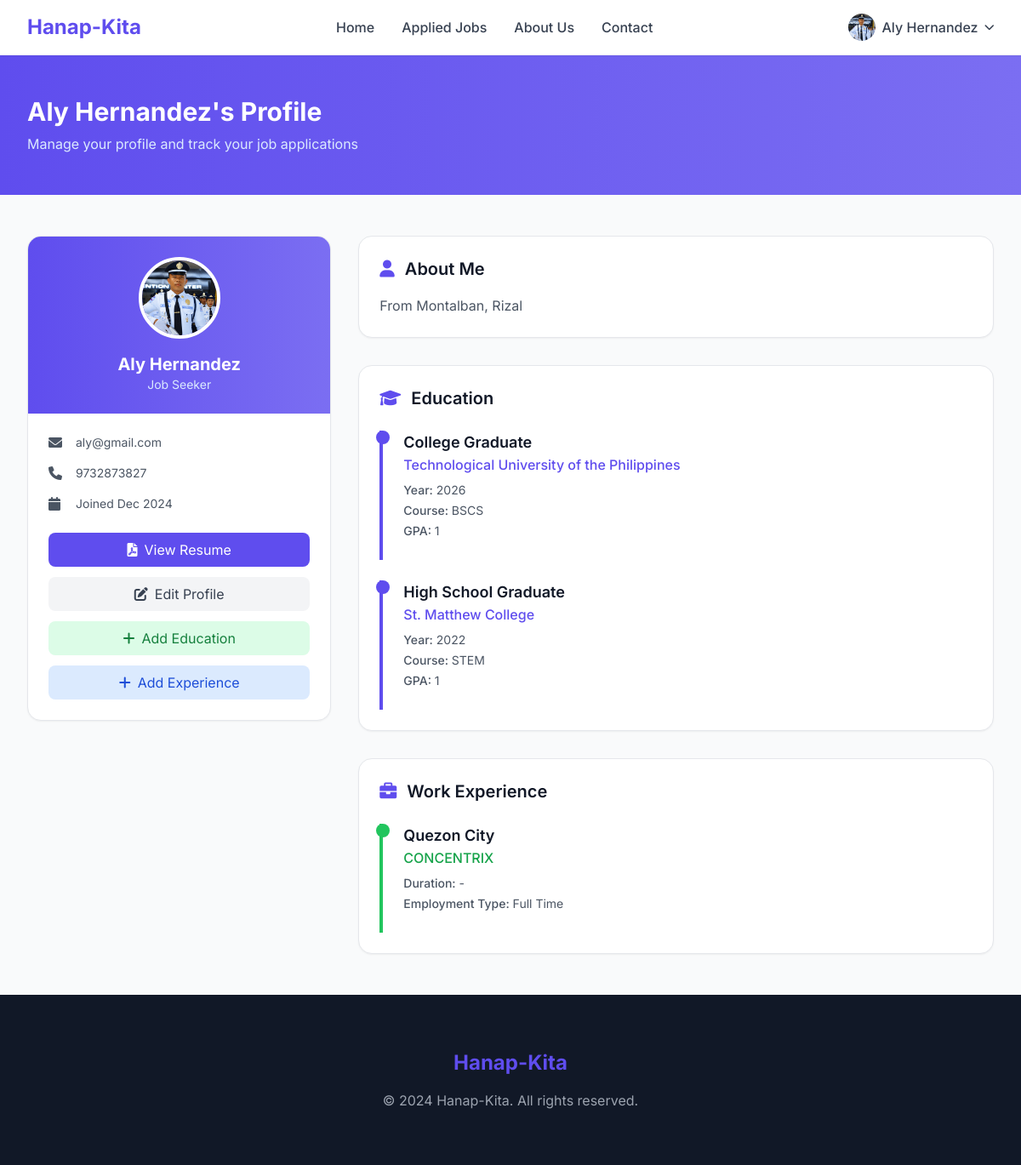
Page /hanapkita/my-profile.php (signed in) on the committed database.
### tables this page shows
CREATE TABLE `tbljobseekers` (
  `id` int(11) NOT NULL,
  `FullName` varchar(150) DEFAULT NULL,
  `EmailId` varchar(150) DEFAULT NULL,
  `ContactNumber` bigint(15) DEFAULT NULL,
  `Password` varchar(150) DEFAULT NULL,
  `Resume` varchar(150) DEFAULT NULL,
  `AboutMe` mediumtext DEFAULT NULL,
  `ProfilePic` varchar(200) DEFAULT NULL,
  `Skills` varchar(200) DEFAULT NULL,
  `RegDate` timestamp NULL DEFAULT current_timestamp(),
  `LastUpdationDate` timestamp NULL DEFAULT NULL ON UPDATE current_timestamp(),
  `IsActive` int(1) DEFAULT NULL
);

CREATE TABLE `tbleducation` (
  `ID` int(10) NOT NULL,
  `UserID` int(5) DEFAULT NULL,
  `Qualification` varchar(200) DEFAULT NULL,
  `ClgorschName` varchar(200) DEFAULT NULL,
  `PassingYear` varchar(200) DEFAULT NULL,
  `Stream` varchar(200) DEFAULT NULL,
  `CGPA` decimal(2,0) DEFAULT NULL,
  `Percentage` decimal(4,0) DEFAULT NULL,
  `CreationDate` timestamp NULL DEFAULT current_timestamp()
);

CREATE TABLE `tblexperience` (
  `ID` int(10) NOT NULL,
  `UserID` int(10) DEFAULT NULL,
  `EmployerName` varchar(200) DEFAULT NULL,
  `EmployementType` varchar(200) DEFAULT NULL,
  `Designation` varchar(200) DEFAULT NULL,
  `Ctc` decimal(10,0) DEFAULT NULL,
  `FromDate` varchar(200) DEFAULT NULL,
  `ToDate` varchar(200) DEFAULT NULL,
  `Skills` varchar(200) NOT NULL,
  `CreationDate` timestamp NULL DEFAULT current_timestamp()
);

### hanapkita/my-profile.php (the view, shortened to what this page needs)
<?php
include('includes/config.php');
if(strlen($_SESSION['jsid'])==0)
  {
header('location:logout.php');
}
else{ ?>
<!doctype html>
<html lang="en">
<head>
    <script src="https://cdn.tailwindcss.com"></script>
    <link href="https://cdnjs.cloudflare.com/ajax/libs/font-awesome/6.0.0/css/all.min.css" rel="stylesheet">
</head>
<body class="bg-gray-50 text-gray-900 font-sans">
    <header class="bg-white shadow-sm border-b border-gray-100 sticky top-0 z-50">
        <div class="max-w-7xl mx-auto px-4 sm:px-6 lg:px-8">
            <div class="flex justify-between items-center h-16">
                <div class="flex items-center">
                    <div class="flex-shrink-0">
                        <a href="index.php" class="text-2xl font-bold text-primary">Hanap-Kita</a>
                    </div>
                </div>
                <nav class="hidden md:flex space-x-8">
                    <a href="index.php" class="text-gray-700 hover:text-primary font-medium transition-colors">Home</a>
                    <a href="applied-jobs.php" class="text-gray-700 hover:text-primary font-medium transition-colors">Applied Jobs</a>
                    <a href="about.php" class="text-gray-700 hover:text-primary font-medium transition-colors">About Us</a>
                    <a href="contact.php" class="text-gray-700 hover:text-primary font-medium transition-colors">Contact</a>
                </nav>
                <div class="flex items-center space-x-4">
                    <div class="relative group">
                        <?php
                        $uid= $_SESSION['jsid'];
                        $sql="SELECT * from tbljobseekers where id='$uid'";
                        $query = $dbh -> prepare($sql);
                        $query->execute();
                        $results=$query->fetchAll(PDO::FETCH_OBJ);
                        $cnt=1;
                        if($query->rowCount() > 0) {
                            foreach($results as $row) {
                        ?>
                        <button class="flex items-center space-x-2 text-gray-700 hover:text-primary transition-colors">
                            <?php if($row->ProfilePic==''): ?>
                                <img src="images/account.png" class="w-8 h-8 rounded-full">
                            <?php else: ?>
                                <img src="images/<?php echo $row->ProfilePic;?>" class="w-8 h-8 rounded-full">
                            <?php endif;?>
                            <span class="font-medium"><?php echo htmlentities($_SESSION['jsfname']);?></span>
                            <i class="fas fa-chevron-down text-xs"></i>
                        </button>
                        <?php $cnt=$cnt+1;}} ?>
                    </div>
                </div>
            </div>
        </div>
    </header>
    <div class="bg-gradient-to-r from-primary to-primary-light py-12">
        <div class="max-w-7xl mx-auto px-4 sm:px-6 lg:px-8">
            <h1 class="text-3xl font-bold text-white"><?php echo htmlentities($_SESSION['jsfname']);?>'s Profile</h1>
            <p class="text-blue-100 mt-2">Manage your profile and track your job applications</p>
        </div>
    </div>
    <div class="max-w-7xl mx-auto px-4 sm:px-6 lg:px-8 py-12">
        <div class="grid lg:grid-cols-3 gap-8">
            <div class="lg:col-span-1">
                <?php
                $jsid=$_SESSION['jsid'];
                $sql = "SELECT * from  tbljobseekers  where id=:jid";
                $query = $dbh -> prepare($sql);
                $query-> bindParam(':jid', $jsid, PDO::PARAM_STR);
                $query->execute();
                $results=$query->fetchAll(PDO::FETCH_OBJ);
                foreach($results as $result) {
                ?>
                <div class="bg-white rounded-2xl shadow-sm border border-gray-200 overflow-hidden">
                    <div class="bg-gradient-to-r from-primary to-primary-light p-6 text-center">
                        <div class="w-24 h-24 mx-auto mb-4 rounded-full border-4 border-white overflow-hidden bg-white">
                            <?php if($result->ProfilePic==''): ?>
                                <img src="images/account.png" class="w-full h-full object-cover">
                            <?php else: ?>
                                <img src="images/<?php echo $result->ProfilePic;?>" class="w-full h-full object-cover">
                            <?php endif;?>
                        </div>
                        <h2 class="text-xl font-bold text-white"><?php echo htmlentities($_SESSION['jsfname']);?></h2>
                        <p class="text-blue-100 text-sm">Job Seeker</p>
                    </div>
                    <div class="p-6">
                        <div class="space-y-4">
                            <div class="flex items-center text-gray-600">
                                <i class="fas fa-envelope w-5 mr-3"></i>
                                <span class="text-sm"><?php echo htmlentities($result->EmailId);?></span>
                            </div>
                            <div class="flex items-center text-gray-600">
                                <i class="fas fa-phone w-5 mr-3"></i>
                                <span class="text-sm"><?php echo htmlentities($result->ContactNumber);?></span>
                            </div>
                            <div class="flex items-center text-gray-600">
                                <i class="fas fa-calendar w-5 mr-3"></i>
                                <span class="text-sm">Joined <?php echo date('M Y', strtotime($result->RegDate));?></span>
                            </div>
                        </div>
                        <div class="mt-6 space-y-3">
                            <a href="Jobseekersresumes/<?php echo htmlentities($result->Resume);?>" target="_blank"
                               class="w-full bg-primary text-white px-4 py-2 rounded-lg hover:bg-primary-dark transition-colors flex items-center justify-center">
                                <i class="fas fa-file-pdf mr-2"></i>View Resume
                            </a>
                            <a href="profile.php"
                               class="w-full bg-gray-100 text-gray-700 px-4 py-2 rounded-lg hover:bg-gray-200 transition-colors flex items-center justify-center">
                                <i class="fas fa-edit mr-2"></i>Edit Profile
                            </a>
                            <a href="add-education.php"
                               class="w-full bg-green-100 text-green-700 px-4 py-2 rounded-lg hover:bg-green-200 transition-colors flex items-center justify-center">
                                <i class="fas fa-plus mr-2"></i>Add Education
                            </a>
                            <a href="add-experience.php"
                               class="w-full bg-blue-100 text-blue-700 px-4 py-2 rounded-lg hover:bg-blue-200 transition-colors flex items-center justify-center">
                                <i class="fas fa-plus mr-2"></i>Add Experience
                            </a>
                        </div>
                    </div>
                </div>
                <?php } ?>
            </div>
            <div class="lg:col-span-2 space-y-8">
                <?php
                $sql = "SELECT * from  tbljobseekers  where id=:jid";
                $query = $dbh -> prepare($sql);
                $query-> bindParam(':jid', $jsid, PDO::PARAM_STR);
                $query->execute();
                $results=$query->fetchAll(PDO::FETCH_OBJ);
                foreach($results as $result) {
                ?>
                <div class="bg-white rounded-2xl shadow-sm border border-gray-200 p-6">
                    <h3 class="text-xl font-semibold text-gray-900 mb-4 flex items-center">
                        <i class="fas fa-user mr-3 text-primary"></i>About Me
                    </h3>
                    <p class="text-gray-600 leading-relaxed">
                        <?php echo htmlentities($result->AboutMe) ?: 'No information provided yet.'; ?>
                    </p>
                </div>
                <?php } ?>
                <div class="bg-white rounded-2xl shadow-sm border border-gray-200 p-6">
                    <h3 class="text-xl font-semibold text-gray-900 mb-6 flex items-center">
                        <i class="fas fa-graduation-cap mr-3 text-primary"></i>Education
                    </h3>
                    <?php
                    $uid=$_SESSION['jsid'];
                    $sql = "SELECT * from  tbleducation  where UserID=:uid ORDER BY PassingYear DESC";
                    $query = $dbh -> prepare($sql);
                    $query-> bindParam(':uid', $uid, PDO::PARAM_STR);
                    $query->execute();
                    $results=$query->fetchAll(PDO::FETCH_OBJ);
                    if($query->rowCount() > 0) {
                        foreach($results as $result) {
                    ?>
                    <div class="border-l-4 border-primary pl-6 pb-6 mb-6 last:mb-0 relative">
                        <div class="absolute -left-2 top-0 w-4 h-4 bg-primary rounded-full"></div>
                        <h4 class="font-semibold text-gray-900 text-lg"><?php echo htmlentities($result->Qualification);?></h4>
                        <p class="text-primary font-medium mb-2"><?php echo htmlentities($result->ClgorschName);?></p>
                        <div class="text-sm text-gray-600 space-y-1">
                            <p><span class="font-medium">Year:</span> <?php echo htmlentities($result->PassingYear);?></p>
                            <?php if($result->Stream): ?>
                            <p><span class="font-medium">Course:</span> <?php echo htmlentities($result->Stream);?></p>
                            <?php endif; ?>
                            <?php if($result->CGPA && $result->CGPA != '0'): ?>
                            <p><span class="font-medium">GPA:</span> <?php echo htmlentities($result->CGPA);?></p>
                            <?php endif; ?>
                        </div>
                    </div>
                    <?php }
                    } ?>
                </div>
                <div class="bg-white rounded-2xl shadow-sm border border-gray-200 p-6">
                    <h3 class="text-xl font-semibold text-gray-900 mb-6 flex items-center">
                        <i class="fas fa-briefcase mr-3 text-primary"></i>Work Experience
                    </h3>
                    <?php
                    $uid=$_SESSION['jsid'];
                    $sql = "SELECT * from  tblexperience  where UserID=:uid ORDER BY FromDate DESC";
                    $query = $dbh -> prepare($sql);
                    $query-> bindParam(':uid', $uid, PDO::PARAM_STR);
                    $query->execute();
                    $results=$query->fetchAll(PDO::FETCH_OBJ);
                    if($query->rowCount() > 0) {
                        foreach($results as $result) {
                    ?>
                    <div class="border-l-4 border-green-500 pl-6 pb-6 mb-6 last:mb-0 relative">
                        <div class="absolute -left-2 top-0 w-4 h-4 bg-green-500 rounded-full"></div>
                        <h4 class="font-semibold text-gray-900 text-lg"><?php echo htmlentities($result->Designation);?></h4>
                        <p class="text-green-600 font-medium mb-2"><?php echo htmlentities($result->EmployerName);?></p>
                        <div class="text-sm text-gray-600 space-y-1">
                            <p><span class="font-medium">Duration:</span> <?php echo htmlentities($result->FromDate);?> - <?php echo htmlentities($result->ToDate);?></p>
                            <p><span class="font-medium">Employment Type:</span> <?php echo htmlentities($result->EmployementType);?></p>
                        </div>
                    </div>
                    <?php }
                    } ?>
                </div>
            </div>
        </div>
    </div>
    <footer class="bg-gray-900 text-white py-16">
        <div class="max-w-7xl mx-auto px-4 sm:px-6 lg:px-8">
            <div class="text-center">
                <h3 class="text-2xl font-bold text-primary mb-4">Hanap-Kita</h3>
                <p class="text-gray-400">&copy; 2024 Hanap-Kita. All rights reserved.</p>
            </div>
        </div>
    </footer>
</body>
</html>
<?php } ?>

### rows in the picture
tbljobseekers: ProfilePic (picture), EmailId "aly@gmail.com", ContactNumber "9732873827", RegDate "Dec 2024", AboutMe "From Montalban, Rizal"
tbleducation: Qualification "College Graduate", ClgorschName "Technological University of the Philippines", PassingYear "2026", Stream "BSCS", CGPA "1"
tbleducation: Qualification "High School Graduate", ClgorschName "St. Matthew College", PassingYear "2022", Stream "STEM", CGPA "1"
tblexperience: Designation "Quezon City", EmployerName "CONCENTRIX", EmployementType "Full Time"

### other values in the picture
$_SESSION['jsfname'] "Aly Hernandez"
